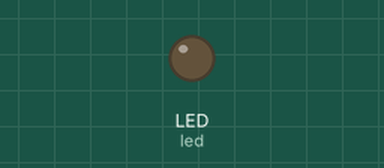
This program was run on a simulated CircuitPython board. Shown: output pins drawn as LEDs (lit = HIGH). USB keyboard and mouse output is not drawn.

Above: at 8.3 s.
Timing chart, 0 to 9.8 s (numbered marks = the images above):
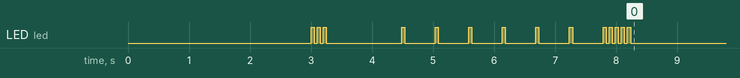

The program:

code.py
```python
"""CircuitPython: USB HID mouse — welcome screen 6-tap for QR provisioning."""

import time
import board
import digitalio
import usb_hid
from adafruit_hid.mouse import Mouse

# --- tune per device ---
BOOT_DELAY_SEC = 3.0
TAP_COUNT = 6
TAP_INTERVAL = 0.45
# Relative moves: go top-left, then toward center-ish
NUDGE = 40
TO_TOP_LEFT = 30
TO_CENTER_X = 12
TO_CENTER_Y = 10

led = digitalio.DigitalInOut(board.LED)
led.direction = digitalio.Direction.OUTPUT

mouse = Mouse(usb_hid.devices)


def blink(times=1):
    for _ in range(times):
        led.value = True
        time.sleep(0.05)
        led.value = False
        time.sleep(0.05)


def move_steps(dx, dy, steps):
    for _ in range(steps):
        mouse.move(x=dx, y=dy)
        time.sleep(0.02)


def tap():
    mouse.click(Mouse.LEFT_BUTTON)
    blink(1)


time.sleep(BOOT_DELAY_SEC)
blink(3)

# Park near top-left then move toward center
move_steps(-NUDGE, -NUDGE, TO_TOP_LEFT)
move_steps(NUDGE, NUDGE, max(TO_CENTER_X, TO_CENTER_Y))
# Prefer horizontal then vertical for remaining
if TO_CENTER_X > TO_CENTER_Y:
    move_steps(NUDGE, 0, TO_CENTER_X - TO_CENTER_Y)
else:
    move_steps(0, NUDGE, TO_CENTER_Y - TO_CENTER_X)

time.sleep(0.3)
for i in range(TAP_COUNT):
    tap()
    time.sleep(TAP_INTERVAL)

blink(5)

# Idle: keep USB enumerated
while True:
    time.sleep(1)
```
